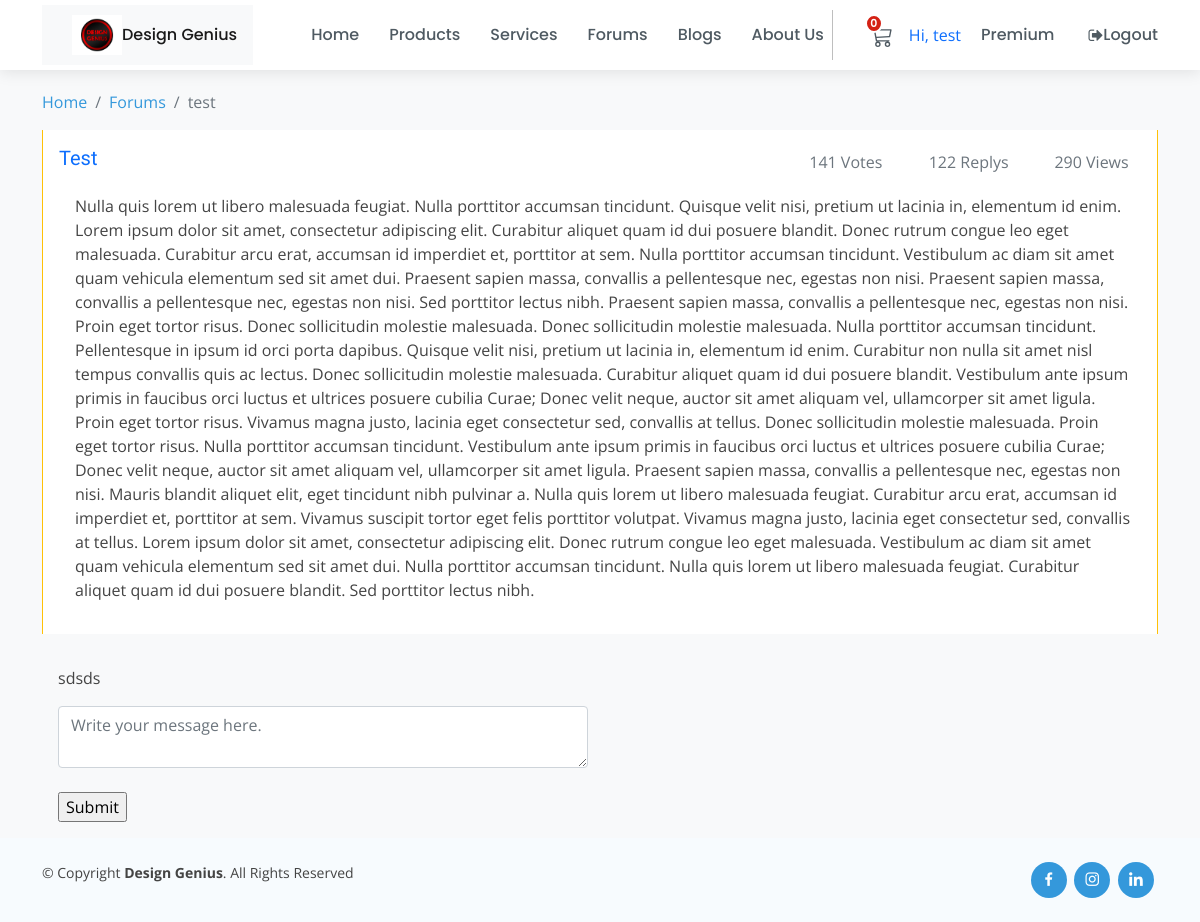
Page /forums/test-20220518142218/ (signed in) on the committed database.
### Accounts/models.py (models this page shows, shortened)
class Account(AbstractBaseUser, PermissionsMixin):
    email = models.EmailField(unique=True)
    name = models.CharField(max_length=150)
    phone = models.CharField(max_length=50)
    date_of_birth = models.DateField(blank=True, null=True)
    picture = ImageField(blank=True, manual_crop="")
    membership = models.ForeignKey('Membership', related_name='user_membership', on_delete=models.SET_NULL, null=True)
    is_staff = models.BooleanField(default=False)
    is_active = models.BooleanField(default=True)
    last_login = models.DateTimeField(null=True)
    objects = AccountManager()
    USERNAME_FIELD = 'email'
    REQUIRED_FIELDS = ['name', 'phone']

### Forums/models.py (models this page shows, shortened)
class Forum(models.Model):
    user = models.ForeignKey(settings.AUTH_USER_MODEL, on_delete=models.CASCADE)
    title = models.CharField(max_length=100)
    slug = models.SlugField(null=True, blank=True)
    desc = models.TextField()
    created_at = models.DateTimeField(auto_now_add=True)

class Comment(models.Model):
    user = models.ForeignKey(settings.AUTH_USER_MODEL, on_delete=models.CASCADE)
    forum = models.ForeignKey(Forum, on_delete=models.CASCADE)
    desc = models.TextField()
    created_at = models.DateTimeField(auto_now_add=True)

### Forums/views.py (the view)
# urls.py: path('<slug:slug>/', ForumDetailView.as_view(), name='forum-detail'),
class ForumDetailView(DetailView):
    model = Forum
    template_name = 'Forums/forum_detail.html'
    def get_context_data(self, **kwargs):
        context = super().get_context_data(**kwargs)
        context['form_comment'] = CommentForm()
        return context

### Forums/forms.py
class CommentForm(forms.Form):
    desc = forms.CharField(widget=forms.Textarea(attrs={'class':'form-control', 'rows': 2, 'cols': 45, "placeholder": "Write your message here."}))

### Accounts/views.py (called while the page is built)
def global_params(request):
    if request.user.is_anonymous:
        subscription_info = None
    else:
        try:
            subscription_info = Subscription.objects.get(user_membership=request.user)
        except Subscription.DoesNotExist:
             subscription_info = None
    context = {
        "subscription_info": subscription_info,
    }
    return context

### Basket/basket.py (called while the page is built)
    def __len__(self):
        return sum(item["qty"] for item in self.basket.values())

### Forums/templates/Forums/forum_detail.html (shortened to what this page needs)
{% extends 'layout/base.html' %} {% load crispy_forms_tags %} {% load static %} {% block content %} {% include "layout/_nav.html" %}
<div class="container portfolio-details" id="portfolio-details" style="margin-top:90px;">
    <nav aria-label="breadcrumb">
        <ol class="breadcrumb">
          <li class="breadcrumb-item"><a href="/">Home</a></li>
          <li class="breadcrumb-item"><a href="/forums">Forums</a></li>
          <li class="breadcrumb-item active" aria-current="page">{{ object.title }}</li>
        </ol>
    </nav>
    <div class="row">
        <div class="col">
            <div class="card row-hover pos-relative py-3 px-3 mb-3 border-warning border-top-0 border-right-0 border-bottom-0 rounded-0">
                <div class="row align-items-center">
                    <div class="col-md-8 mb-3 mb-sm-0">
                        <h5 class="text-primary text-capitalize"> {{object.title}} </h5>
                    </div>
                    <div class="col-md-4 op-7">
                        <div class="row text-center op-7">
                            <div class="col px-1">  <span class="d-block text-sm text-muted">141 Votes</span> </div>
                            <div class="col px-1">  <span class="d-block text-sm text-muted">122 Replys</span> </div>
                            <div class="col px-1">  <span class="d-block text-sm text-muted">290 Views</span> </div>
                        </div>
                    </div>
                    <div class="row align-items-center">
                        <p class="m-3"> {{object.desc}} </p>
                    </div>
                </div>
            </div>
        </div>
    </div>
    <div class="row p-lg-3 p-md-3">
        {% for comment in object.comment_set.all %} {% if request.user == comment.user %}
        <div class="row bg-light">
            <div class="col-8 bg-light">
                <p>{{comment.desc}}</p>
            </div>
            <div class="col-2">
                <a href="{% url 'edit-comment' comment.id %}">Edit</a>
            </div>
            <div class="col-2">
                <form method="post" action="{% url 'delete-comment' comment.id %}">
                    {% csrf_token %}
                    <button class="btn btn-danger" type="submit">Delete</button>
                </form>
            </div>
        </div>
        {% else %}
        <div class="row bg-light">
            <div class="col">
                <p>{{comment.desc}}</p>
            </div>
        </div>
        {% endif %} {% endfor %}
        <div class="row container">
            <form method="post" action="{% url 'add-comment' object.id %}">
                <div class="col-lg-6 col-md-12">
                    {{ form_comment.desc}}
                </div> <br>
                <input type="submit" name="Add Comment">
            </form>
        </div>
    </div>
</div>
{% endblock content %}

### templates/layout/_nav.html (shortened to what this page needs)
{% load static %}
<header id="header" class="fixed-top d-flex align-items-center">
    <div class="container d-flex align-items-center">
        <div class="logo me-auto">
            <nav class="navbar navbar-light bg-light">
                <a class="navbar-brand" href="{% url 'Home:home' %}">
                    <img src="{% static 'assets/img/logo.jpg' %}" width="50" height="50" class="d-inline-block align-top img-fluid" alt=""> Design Genius
                </a>
            </nav>
        </div>
        <nav id="navbar" class="navbar order-last order-lg-0">
            <ul>
                <li><a class="nav-link scrollto " href="{% url 'Home:home' %}">Home</a></li>
                <li><a class="nav-link scrollto" href="{% url 'Stores:store_home' %}">Products</a></li>
                <li><a class="nav-link scrollto" href="{% url 'Services:home' %}">Services</a></li>
                <li><a class="nav-link scrollto " href="{% url 'forum-list' %}">Forums</a></li>
                <li><a class="nav-link scrollto" href="{% url 'Blogs:home' %}">Blogs</a></li>
                <li><a class="nav-link scrollto" href="{% url 'Home:about' %}">About Us</a></li>
                <hr class="m-2" style="border-left: 1px solid black; height: 50px;"> {% if request.user.is_authenticated %}
                <li class="">
                    <a type="button" role="button" href="{% url 'Basket:basket_summary' %}" class="nav-link scrollto border-lg-0 basket-btn">
                        {% with total_qty=basket|length %}
                            <div id="basket-qty" class="basket-qty">
                                {% if total_qty > 0 %}
                                {{ total_qty }}
                                {% else %}
                                0
                                {% endif %}
                            </div>
                        {% endwith %}
                        <div>
                        </div>
                    </a>
                </li>
                <li class="">
                    <p class="nav-link scrollto pt-4 ">Hi, {{ request.user.name }}</p>
                </li>
                {% if subscription_info.active == False %}
                 {% if request.user.membership.membership_type == 'Free' %}
                <li class="">
                    <a class="nav-link scrollto m-0 p-1 " href="{% url 'Accounts:select' %}"> Premium</a>
                </li>
                {% else %}
                <li class="">
                    <a class="btn btn-secondary m-0 p-1 disabled"> Being validated</a>
                </li>
                {% endif %}
                 {% endif %}
                <li class="">
                    <a href="{% url 'Accounts:logout' %}" class="nav-link"><span class="fa fa-sign-out m-0"></span> Logout</a>
                </li>
                {% endif %}
            </ul>
        </nav>
    </div>
</header>

### static/assets/css/style.css (style rules this page uses)
body { font-family: "Open Sans", sans-serif; color: #444444; }
a { color: #3498db; text-decoration: none; }
h1, h2, h3, h4, h5, h6 { font-family: "Raleway", sans-serif; }
#header { height: 70px; transition: all 0.5s; z-index: 997; transition: all 0.5s; background: #fff; box-shadow: 0px 2px 15px rgba(0, 0, 0, 0.1); }
#header .logo img { max-height: 40px; }
.navbar { padding: 0; }
.navbar ul { margin: 0; padding: 0; display: flex; list-style: none; align-items: center; }
.navbar li { position: relative; }
.navbar a, .navbar a:focus { display: flex; align-items: center; justify-content: space-between; padding: 10px 0 10px 30px; font-family: "Poppins", sans-serif; font-size: 16px; font-weight: 500; color: #4f5a62; white-space: nowrap; transition: 0.3s; }
.portfolio-details { padding-top: 0; }
.basket-qty { color: #fff; background: #d42114; border: 2px solid #fff; border-radius: 50%; text-align: center; font-size: 11px; height: 15px; width: 14px; position: absolute; box-sizing: content-box; font-weight: 600; display: flex; justify-content: center; align-items: center; top: 1px; right: 10px; }
.basket-btn { position: relative; }

### rows in the picture
Account: user.name "test"
Forum: title "test", title "Test", desc "Nulla quis lorem ut libero malesuada feugiat. Nulla porttitor accumsan tincidunt. Quisque velit nisi, pretium ut lacinia in, elementum id enim. Lorem ipsum dolor sit amet, consectetur adipiscing elit. Curabitur aliquet quam id dui posuere blandit. Donec rutrum congue leo eget malesuada. Curabitur arcu erat, accumsan id imperdiet et, porttitor at sem. Nulla porttitor accumsan tincidunt. Vestibulum ac diam sit amet quam vehicula elementum sed sit amet dui. Praesent sapien massa, convallis a pellentesque nec, egestas non nisi. Praesent sapien massa, convallis a pellentesque nec, egestas non nisi. Sed porttitor lectus nibh. Praesent sapien massa, convallis a pellentesque nec, egestas non nisi.…"
Comment: desc "sdsds"
